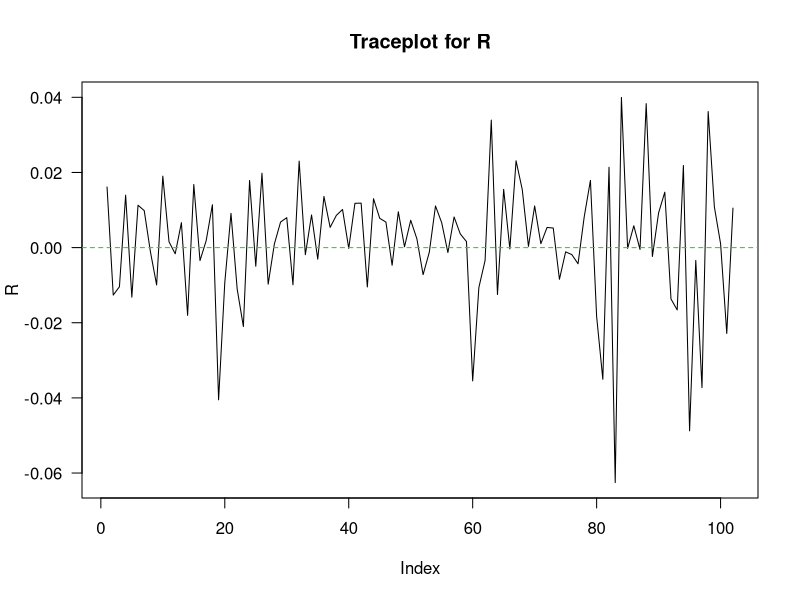
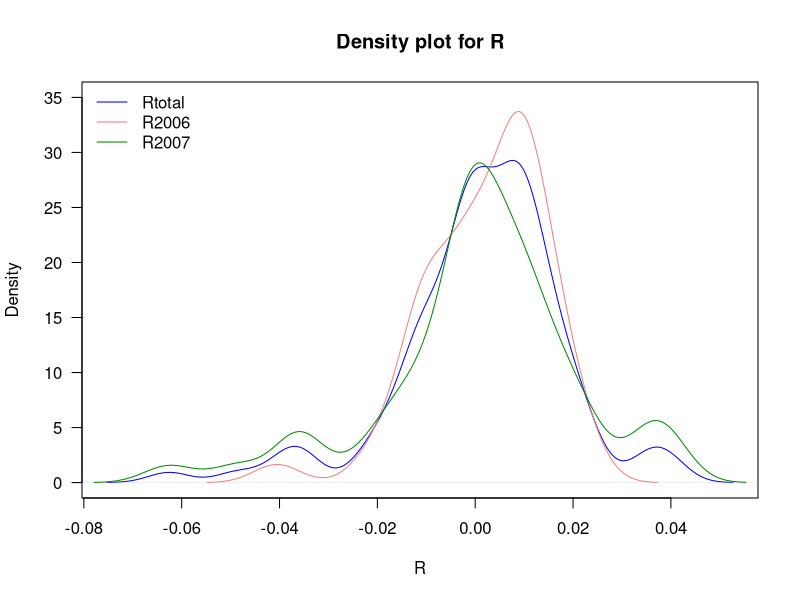
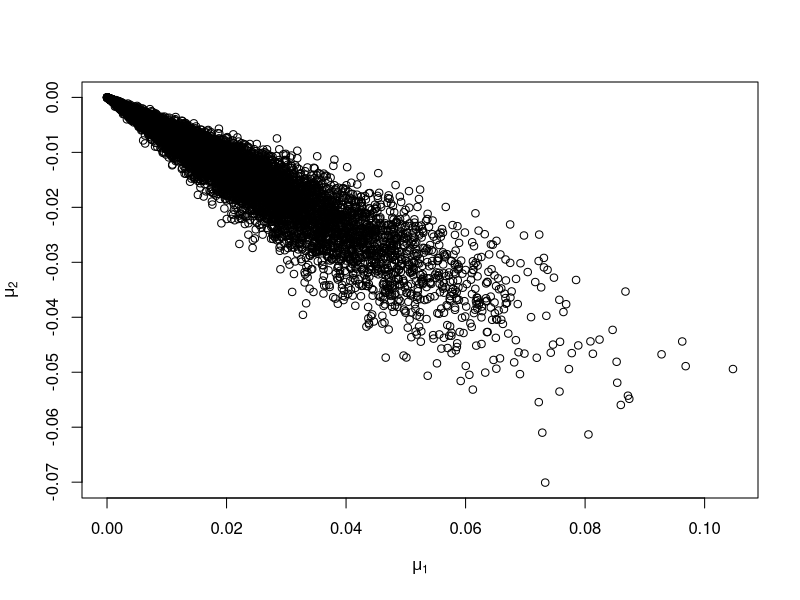
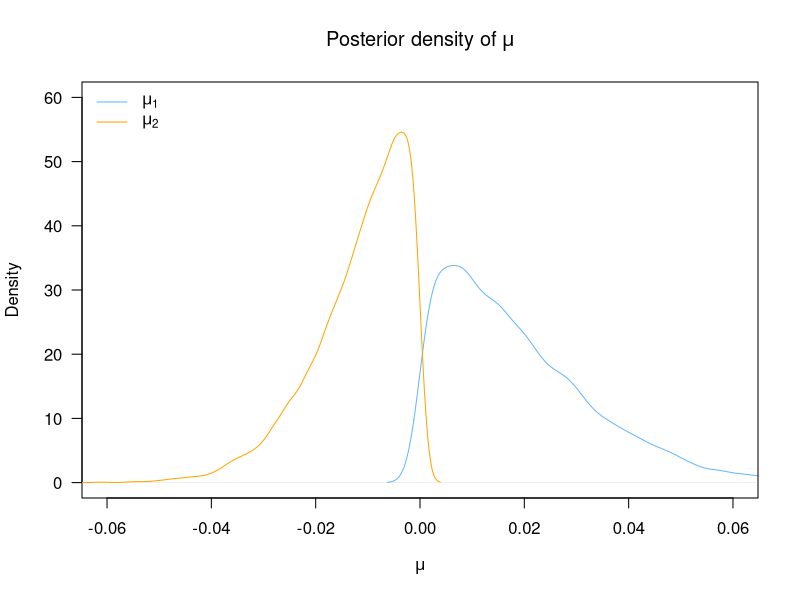
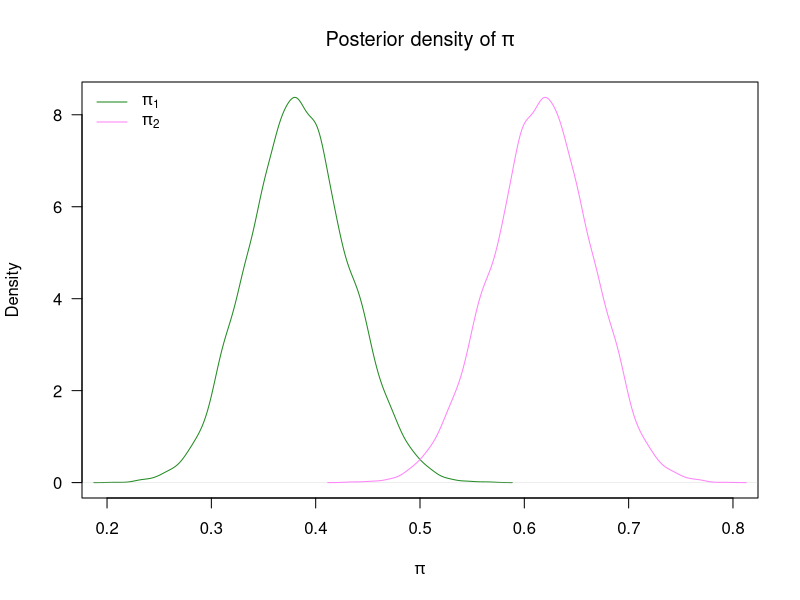
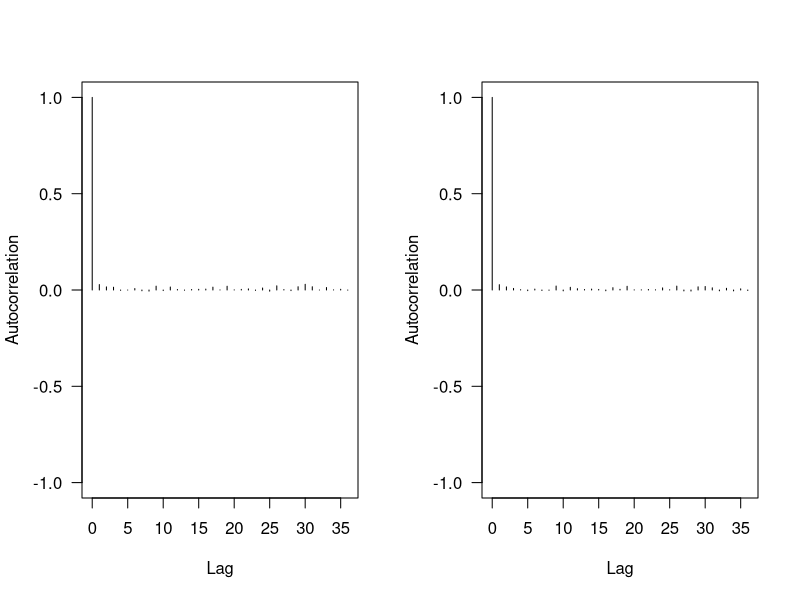

The R source for these figures, in order:
## ---- chunk 1
library(knitr)
opts_chunk$set(message=FALSE, warning=FALSE, fig.align='center',cache=TRUE, autodep=TRUE,fig.height = 5,echo=FALSE)
library(coda)
library(MASS)
library(mvtnorm)
set.seed(20171211)
## ---- chunk 2
SP500.2006 <- read.csv("2006.txt",header = F)
SP500.2007 <- read.csv("2007.txt",header = F)
SP500 <- rbind(SP500.2006,SP500.2007)

r = c(4.35,4.44,4.42,4.51,4.6,4.66,4.7,4.69,4.74,4.76,4.77,4.78,4.83,4.82,4.91,4.98,4.98,5.02,4.99,
      4.97,5.07,5.05,5.15,5.22,5.30,5.29,5.26,5.22,5.16,5.11,5.07,5.06,5.07,5.03,5.02,4.99,5.00,4.89,4.87,
      5.02,5.04,5.08,4.95,5.02,5.04,5.01,4.98,4.90,4.95,4.96,4.99,
      4.98,5.01,5.08,5.09,5.09,5.09,5.06,5.05,4.9,4.91,4.89,4.90,4.92,4.90,4.90,4.82,4.96,4.96,4.96,4.99,
      4.98,4.97,4.93,4.99,4.98,4.95,4.82,4.89,4.41,4.10,4.24,4.28,4.12,4.06,4.03,4.10,4.03,4.11,4.23,4.11,3.91,3.98,
      4.04,3.71, 3.65,3.18,3.31,3.13,3.16,3.26,3.34
      )/365
# transfer annual rate to daily rate

R = c()
for (i in 2:nrow(SP500)){
  R = c(R, log(SP500$V2[i]/SP500$V2[i-1]))
}
## ---- chunk 3
plot(R, type = 'l', las = 1,main="Traceplot for R")
abline(h=0,col="green2",lty=2)
## ---- chunk 4
plot(density(R),las = 1, xlab = 'R', ylim = c(0, 35),col="blue1",main="Density plot for R")
lines(density(R[1:(length(R)/2)]), col = "lightcoral")
lines(density(R[(length(R)/2+1):length(R)]), col = "green4")
legend("topleft",legend=c("Rtotal","R2006","R2007"),col = c("blue1","lightcoral","green4"), lty=1,cex=1,bty="n")
## ---- chunk 5
# K = # of mixture normal models 
# T = total # of days
# pi = proportion of each normal model
# mu = mean of each normal
# theta = variance of each normal
# v_t ~ Uniform[0,1]
# Gt = k -> which normal model

mu = c(0.008, -0.012)
s2 = c(0.0001, 0.0002)
p = c(0.6, 0.4)
K = 2 # the number of mixed normal models
## ---- chunk 6
# Fix K = 2, v_t = 0 (p. 595)

Psi.k = function(u){
  return(log(p[1]*exp(-u*mu[1] + u^2*s2[1]/2) + p[2]*exp(-u*mu[2] + u^2*s2[2]/2)))
}

Psi.vt = Psi.k(u = 0)
Psi.vt_1 = Psi.k(u = -1)

r_t = mean(r)

rho_t = r_t + Psi.vt - Psi.vt_1

Post.Gt.1 = p[1] * dnorm(R, mu[1] + rho_t,sqrt(s2[1]))/(p[1] * dnorm(R, mu[1] + rho_t,sqrt(s2[1])) + p[2] * dnorm(R, mu[2] + rho_t,sqrt(s2[2])))
Post.Gt.2 = p[2] * dnorm(R, mu[2] + rho_t,sqrt(s2[2]))/(p[1] * dnorm(R, mu[1] + rho_t,sqrt(s2[1])) + p[2] * dnorm(R, mu[2] + rho_t,sqrt(s2[2])))

model.num = c()
for (i in 1:length(R)){
  if (Post.Gt.1[i] > Post.Gt.2[i]){
    model.num = c(model.num,1)
  }
  else {model.num = c(model.num,2)}
}


  x1 = length(subset(model.num, model.num == 1))
  x2 = length(subset(model.num, model.num == 2))

  R1 = R[model.num == 1]
  R2 = R[model.num == 2]

# cbind(Post.Gt.1, Post.Gt.2, model.num)
# c(x1, x2)
## ---- chunk 7

repl = 1 # number of iterations for Metropolis Hasting
n.iter = 10000 # number of iterations for Gibbs

trace = list(mu.1 = array(NA, dim = c(n.iter, 1)), 
              mu.2 = array(NA, dim = c(n.iter, 1)),
              theta.1 = array(NA, dim = c(n.iter, 4)),
              theta.2 = array(NA, dim = c(n.iter, 4)),
              p = array(NA, dim = c(n.iter, 1))
            )


generate.var = function(para, variance, data){
  var.list = c()
  for (i in 1:length(data)){
    eplison = rnorm(1, mean = 0, sqrt(variance))
    variance = para[1] + para[3]*(eplison+para[2]*variance)^2+para[4]*variance
    var.list = c(var.list, variance)
  }
  
  return(var.list)
}

log.likeli.ratio.1 = function(para1, para2, data){
 var.list.1 = generate.var(para1,var(data),data)
 var.list.2 = generate.var(para2,var(data),data)
 likeli.1 = log(dnorm(data, new.mu1 + rho_t, var.list.1))
 likeli.2 = log(dnorm(data, new.mu1 + rho_t, var.list.2))
 return(sum(likeli.1-likeli.2))
}

log.likeli.ratio.2 = function(para1, para2, data){
 var.list.1 = generate.var(para1,var(data),data)
 var.list.2 = generate.var(para2,var(data),data)
 likeli.1 = log(dnorm(data, new.mu2 + rho_t, var.list.1))
 likeli.2 = log(dnorm(data, new.mu2 + rho_t, var.list.2))
 return(sum(likeli.1-likeli.2))
}

MH.1 = function(para, data){
  theta.trace = list(omega.1 = array(NA, dim = c(repl, 1)), 
              gamma.1 = array(NA, dim =c(repl, 1)),
              alpha.1 = array(NA, dim = c(repl, 1)),
              beta.1 = array(NA, dim = c(repl, 1)))
  
  for (i in 1:repl){
  star <- c(exp(rnorm(1, mean = log(para[1]), sd = 0.01)),
            rnorm(1, para[2], sd = 0.01),
            exp(rnorm(1, mean = log(para[3]), sd = 0.01)),
            exp(rnorm(1, mean = log(para[4]), sd = 0.01)))
  H <- c(star[1]/para[1],1,star[3]/para[3],star[4]/para[4])
  M <- log.likeli.ratio.1(star,para,data)
  r = H * exp(c(M, M, M, M))
  for (k in 1:4){
  if (runif(1) < r[k]){
    para[k] <- star[k]
  }
  }
  theta.trace$omega.1[i] = para[1]
  theta.trace$gamma.1[i] = para[2]
  theta.trace$alpha.1[i] = para[3]
  theta.trace$beta.1[i] = para[4]
  }
  return(theta.trace)
}

MH.2 = function(para, data){
  theta.trace = list(omega.2 = array(NA, dim = c(repl, 1)), 
              gamma.2 = array(NA, dim =c(repl, 1)),
              alpha.2 = array(NA, dim = c(repl, 1)),
              beta.2 = array(NA, dim = c(repl, 1)))
  
  for (i in 1:repl){
  star <- c(exp(rnorm(1, mean = log(para[1]), sd = 0.01)),
            rnorm(1, para[2], sd = 0.01),
            exp(rnorm(1, mean = log(para[3]), sd = 0.01)),
            exp(rnorm(1, mean = log(para[4]), sd = 0.01)))
  H <- c(star[1]/para[1],1,star[3]/para[3],star[4]/para[4])
  M <- log.likeli.ratio.2(star, para, data)
  r = H * exp(c(M, M, M, M))
  for (k in 1:4){
  if (runif(1) < r[k]){
    para[k] <- star[k]
  }
  }
  theta.trace$omega.2[i] = para[1]
  theta.trace$gamma.2[i] = para[2]
  theta.trace$alpha.2[i] = para[3]
  theta.trace$beta.2[i] = para[4]
  }
  return(theta.trace)
}

  new.mu1 = mu[1]; new.mu2 = mu[2]
  
  omega.1 <- runif(1,min=0.002,max=0.009); gamma.1 <- runif(1,min= -0.1,max=0.63)
  alpha.1 <- runif(1,min=0.038,max=0.0625); beta.1 <- runif(1,min=0.089,max=0.093)
  
  omega.2 <- runif(1,min=0.005,max=0.009); gamma.2 <- runif(1,min= -0.4,max=0.1)
  alpha.2 <- runif(1,min=0.02,max=0.125); beta.2 <- runif(1,min=0.05,max=0.1)
  
for (i in 1:n.iter){
  new.p <- rbeta(1,  x1 + 1, x2 + 1)
  
  var.1 <- generate.var(para = c(omega.1,gamma.1,alpha.1,beta.1),variance = var(R1),data=R1)
  var.2 <- generate.var(para = c(omega.2,gamma.2,alpha.2,beta.2),variance = var(R2),data=R2)
  
  theta.trace.1 = MH.1(para = c(omega.1,gamma.1,alpha.1,beta.1), data = R1)
  theta.trace.2 = MH.2(para = c(omega.2,gamma.2,alpha.2,beta.2), data = R2)
 
  A = sum(1/var.1) + new.p * new.p / (1-new.p)^2 * sum(1/var.2)
  b = new.p/(1-new.p)*sum(rnorm(length(var.2), mean = 0, sqrt(var.2))/var.2) - sum(rnorm(length(var.1), mean = 0, sqrt(var.1))/var.1)
  
  new.mu1 = abs(rnorm(1,-A^(-1)*b,sqrt(1/A)))
  new.mu2 = -new.mu1*new.p/(1-new.p)
  
  trace$mu.1[i] = new.mu1
  trace$mu.2[i] = new.mu2
  
  omega.1 <- mean(theta.trace.1$omega.1); gamma.1 <- mean(theta.trace.1$gamma.1)
  alpha.1 <- mean(theta.trace.1$alpha.1); beta.1 <- mean(theta.trace.1$beta.1)
  trace$theta.1[i,] <- c(omega.1, gamma.1, alpha.1, beta.1)
  
  omega.2 <- mean(theta.trace.2$omega.2); gamma.2 <- mean(theta.trace.2$gamma.2)
  alpha.2 <- mean(theta.trace.2$alpha.2); beta.2 <- mean(theta.trace.2$beta.2)
  trace$theta.2[i,] <- c(omega.2, gamma.2, alpha.2, beta.2)
  
  trace$p[i] = new.p
  
  }


trace.matrix = as.matrix(cbind(trace$mu.1,trace$mu.2,trace$theta.1,trace$theta.2,trace$p))

## ---- chunk 8
plot(trace.matrix[,1],trace.matrix[,2],ylab=expression(mu[2]),xlab=expression(mu[1]))
## ---- chunk 9

plot(density(trace.matrix[,1]), type = 'l', ylab = 'Density', xlab = expression(mu),las = 1,xlim = c(-0.06, 0.06), ylim = c(0,60),main = expression('Posterior density of'~mu),col="steelblue1")
lines(density(trace.matrix[,2]), type = 'l',col="orange")
legend("topleft",legend=c(expression(mu[1]),expression(mu[2])),col = c("steelblue1","orange"), lty=1,cex=1,bty="n")


plot(density(trace.matrix[,11]), type = 'l', ylab = 'Density', xlab = expression(pi),
     xlim = c(0.2,0.8), las = 1,
     main = expression('Posterior density of'~pi),col="forestgreen")
lines(density(1-trace.matrix[,11]), col="orchid1")
legend("topleft",legend=c(expression(pi[1]),expression(pi[2])),col = c("forestgreen","orchid1"), lty=1,cex=1,bty="n")

## ---- chunk 10

post.inf = apply(trace.matrix,2,FUN = function(x){return(c(mean(x),quantile(x,c(0.025,0.975))))})
row.names(post.inf)[1] = 'mean'
colnames(post.inf) = c('mu1','mu2','omega1','gamma1','alpha1','beta1',
                       'omega2','gamma2','alpha2','beta2','pi')
round(post.inf, 4)


## ---- chunk 11

mu.mcmc <- mcmc(trace.matrix[,1:2], start = 100)
autocorr.plot(mu.mcmc,las=1)
effectiveSize(mu.mcmc)

